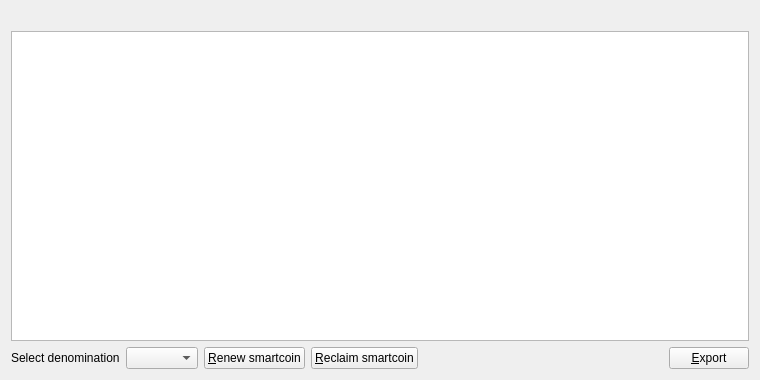
<?xml version="1.0" encoding="UTF-8"?>
<ui version="4.0">
 <class>ZerocoinPage</class>
 <widget class="QWidget" name="ZerocoinPage">
  <property name="geometry">
   <rect>
    <x>0</x>
    <y>0</y>
    <width>760</width>
    <height>380</height>
   </rect>
  </property>
  <layout class="QVBoxLayout" name="verticalLayout">
   <item>
    <widget class="QLabel" name="labelExplanation">
     <property name="textFormat">
      <enum>Qt::PlainText</enum>
     </property>
     <property name="wordWrap">
      <bool>true</bool>
     </property>
    </widget>
   </item>
   <item>
    <widget class="QTableView" name="tableView">
     <property name="contextMenuPolicy">
      <enum>Qt::CustomContextMenu</enum>
     </property>
     <property name="toolTip">
      <string>Right-click to edit address or label</string>
     </property>
     <property name="tabKeyNavigation">
      <bool>false</bool>
     </property>
     <property name="alternatingRowColors">
      <bool>true</bool>
     </property>
     <property name="selectionMode">
      <enum>QAbstractItemView::SingleSelection</enum>
     </property>
     <property name="selectionBehavior">
      <enum>QAbstractItemView::SelectRows</enum>
     </property>
     <property name="sortingEnabled">
      <bool>true</bool>
     </property>
     <attribute name="verticalHeaderVisible">
      <bool>false</bool>
     </attribute>
    </widget>
   </item>
   <item>
    <layout class="QHBoxLayout" name="horizontalLayout">
     <item>
      <widget class="QLabel" name="denomination">
       <property name="text">
        <string>Select denomination</string>
       </property>
      </widget>
     </item>
     <item>
      <widget class="QComboBox" name="zerocoinAmount"/>
     </item>
     <item>
      <widget class="QPushButton" name="zerocoinMintButton">
       <property name="toolTip">
        <string>Renew smartcoin</string>
       </property>
       <property name="text">
        <string>&amp;Renew smartcoin</string>
       </property>
       <property name="icon">
        <iconset>
         <normaloff>../res/icons/add.png</normaloff>../res/icons/add.png</iconset>
       </property>
       <property name="autoDefault">
        <bool>false</bool>
       </property>
      </widget>
     </item>
     <item>
      <widget class="QPushButton" name="zerocoinSpendButton">
       <property name="toolTip">
        <string>Reclaim smartcoin</string>
       </property>
       <property name="text">
        <string>&amp;Reclaim smartcoin</string>
       </property>
       <property name="icon">
        <iconset>
         <normaloff>../res/icons/edit.png</normaloff>../res/icons/edit.png</iconset>
       </property>
       <property name="autoDefault">
        <bool>false</bool>
       </property>
      </widget>
     </item>
     <item>
      <spacer name="horizontalSpacer">
       <property name="orientation">
        <enum>Qt::Horizontal</enum>
       </property>
       <property name="sizeHint" stdset="0">
        <size>
         <width>40</width>
         <height>20</height>
        </size>
       </property>
      </spacer>
     </item>
     <item>
      <widget class="QPushButton" name="exportButton">
       <property name="toolTip">
        <string>Export the data in the current tab to a file</string>
       </property>
       <property name="text">
        <string>&amp;Export</string>
       </property>
       <property name="icon">
        <iconset>
         <normaloff>../res/icons/export.png</normaloff>../res/icons/export.png</iconset>
       </property>
       <property name="autoDefault">
        <bool>false</bool>
       </property>
      </widget>
     </item>
    </layout>
   </item>
  </layout>
 </widget>
 <resources/>
 <connections/>
</ui>
